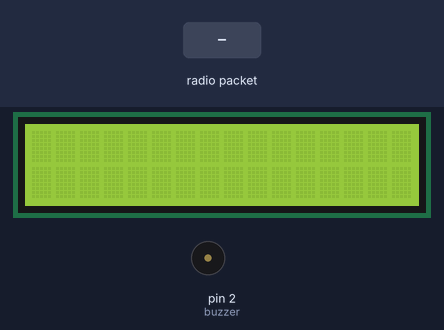
A sketch run on a simulated Arduino Uno, built with avr-gcc and run on an emulated ATmega328P. Shown: 16×2 character LCD, buzzer (waves = sounding, pin HIGH). The test bench sets the inputs (shaded band). No radio packets arrive unless stated; what the sketch prints to the serial monitor is not drawn.

Above: at 2.2 s.
2.3 s: radio packet "data2" arrives
At 4.4 s:
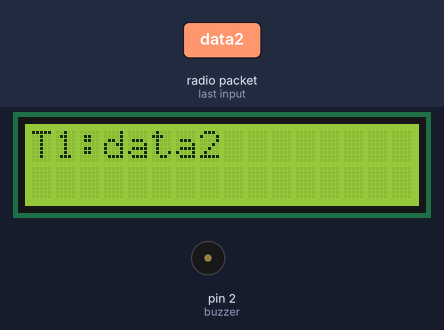
4.8 s: radio packet "1" arrives
At 6.3 s:
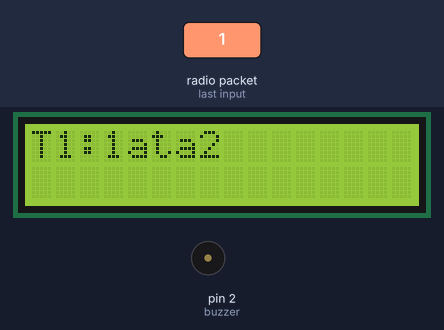
7.3 s: radio packet "0" arrives
At 8.1 s:
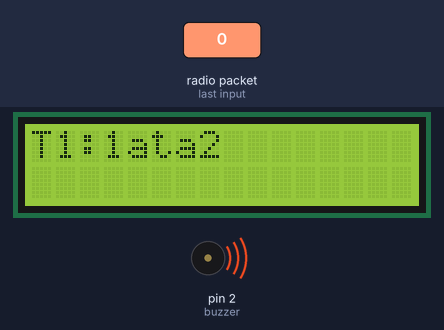
Timing chart, 0 to 10.3 s (numbered marks = the images above; inputs shaded):
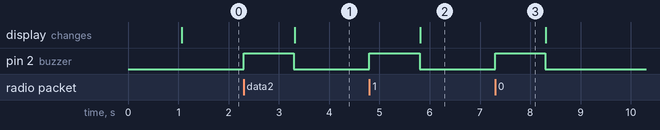

Measured:
- after the input at 2.3 s, pin 2 (buzzer): LOW → HIGH at once, → LOW 1.0 s later; the display: changes after 1.0 s (image 1)
- after the input at 4.8 s, pin 2 (buzzer): LOW → HIGH at once, → LOW 1.0 s later; the display: changes after 1.0 s (image 2)
- after the input at 7.3 s, pin 2 (buzzer): LOW → HIGH at once, → LOW 1.0 s later

The sketch:

Receiver.ino
```cpp
//Code for Receiver


#include <RH_ASK.h>
#include <SPI.h> // Not actualy used but needed to compile
#include <LiquidCrystal_I2C.h>
//String msg;
LiquidCrystal_I2C lcd(0x27, 16, 2);
RH_ASK driver;
#define buzzer 2

#include <SoftwareSerial.h>
#include <ArduinoJson.h>
SoftwareSerial s(5,6);

void setup()

{

    Serial.begin(9600);  // Debugging only
s.begin(9600);
delay(1000);
    pinMode(buzzer, OUTPUT);

    //lcd.begin(16, 2);
      lcd.init(); // initialize the lcd
      lcd.backlight();

      //lcd.setCursor(0, 0);         // move cursor to   (0, 0)
      //lcd.print("Arduino");        // print message at (0, 0)

    //lcd.clear();

    if (!driver.init())

         Serial.println("init failed");

}

void loop(){


    uint8_t buf[12];

    uint8_t buflen = sizeof(buf);

    if (driver.recv(buf, &buflen)) // Non-blocking

    {

      int i;

      digitalWrite(buzzer, HIGH);

      delay(1000);

      digitalWrite(buzzer, LOW);

      // Message with a good checksum received, dump it.

      //lcd.setCursor(0,0);

      //lcd.print("LCD keluar la");

      //lcd.print((char*)buf);


      Serial.print("Message: ");

      Serial.println((char*)buf);

      lcd.clear();

      lcd.setCursor(0,0);

      lcd.print("T1:");

      lcd.print((char*)buf);

      //lcd.print((char*)buf);
       delay(1000);

    //}

  StaticJsonBuffer<1000> jsonBuffer;
  JsonObject& root = jsonBuffer.createObject();
  root["datal"] = (char*)buf;
  //root["data2"] = "apple";

  if (s.available() >0){
  root.printTo(s);
}
}
}
```
